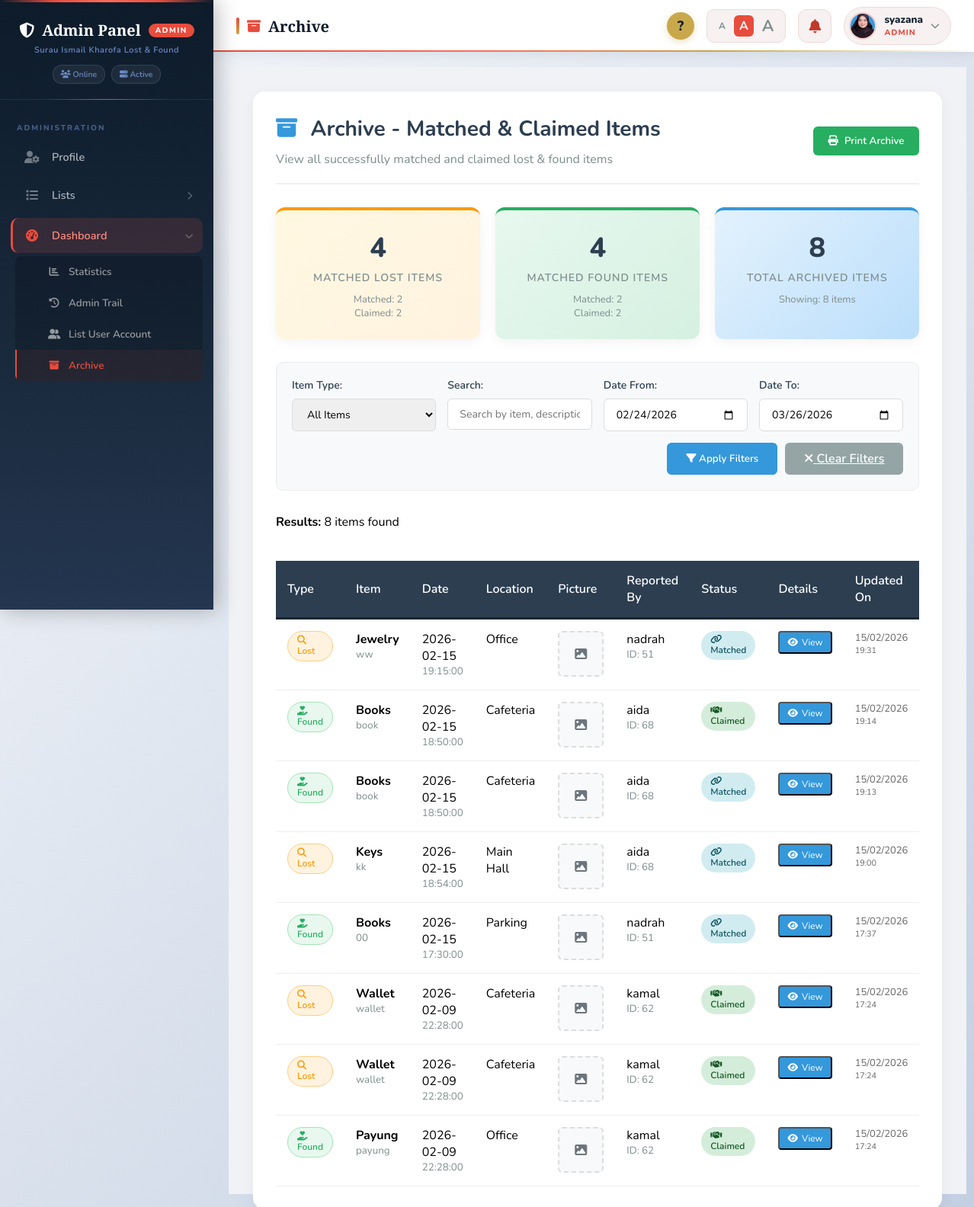
The app's page /archive_items.php (signed in) with its own data.
### tables this page shows
CREATE TABLE `accounts` (
  `id` int(11) NOT NULL,
  `role` enum('user','admin') NOT NULL,
  `name` varchar(100) DEFAULT NULL,
  `contactnum` varchar(20) DEFAULT NULL,
  `email` varchar(100) DEFAULT NULL,
  `profile_pic` varchar(255) DEFAULT NULL,
  `password` varchar(255) NOT NULL,
  `is_2fa_enabled` tinyint(1) DEFAULT 0,
  `is_verified` tinyint(1) DEFAULT 0
);

CREATE TABLE `items` (
  `id` int(11) NOT NULL,
  `user_id` int(11) NOT NULL,
  `user_name` varchar(100) NOT NULL,
  `item_type` enum('lost','found') NOT NULL,
  `type_item` varchar(50) NOT NULL,
  `custom_item` varchar(100) DEFAULT NULL,
  `date` date NOT NULL,
  `time` time NOT NULL,
  `location` varchar(100) NOT NULL,
  `picture` varchar(255) DEFAULT NULL,
  `description` text NOT NULL,
  `status` enum('pending','approved','matched','claimed') DEFAULT 'pending',
  `created_at` datetime DEFAULT current_timestamp(),
  `updated_at` datetime DEFAULT current_timestamp() ON UPDATE current_timestamp()
);

### archive_items.php (the view, shortened to what the rows shown need)
<?php
include 'db_connect.php';
$where_clause = "status IN ('matched', 'claimed')";
$sql = "SELECT * FROM items WHERE $where_clause ORDER BY updated_at DESC, created_at DESC";
$result = mysqli_query($connect, $sql);
include 'admin_sidebar_nav.php';
?>
<!DOCTYPE html>
<html lang="en">
<head>
    <link rel="stylesheet" href="https://cdnjs.cloudflare.com/ajax/libs/font-awesome/6.4.0/css/all.min.css">
</head>
<body>
    <div class="container">
        <div class="main-content">
            <div class="page-header">
                <div>
                    <h1 style="color: #2c3e50; margin-bottom: 10px; font-size: 28px;">
                        <i class="fas fa-archive" style="color: #3498db; margin-right: 10px;"></i>
                        Archive - Matched & Claimed Items
                    </h1>
                </div>
            </div>
            <?php if(mysqli_num_rows($result) > 0): ?>
                <div style="overflow-x: auto;">
                    <table class="items-table">
                        <thead>
                            <tr>
                                <th>Type</th>
                                <th>Item</th>
                                <th>Date</th>
                                <th>Location</th>
                                <th>Picture</th>
                                <th>Reported By</th>
                                <th>Status</th>
                                <th>Details</th>
                                <th>Updated On</th>
                            </tr>
                        </thead>
                        <tbody>
                            <?php while($item = mysqli_fetch_assoc($result)):
                                $is_lost = ($item['item_type'] == 'lost');
                            ?>
                            <tr>
                                <td>
                                    <span class="type-badge <?php echo $is_lost ? 'badge-lost' : 'badge-found'; ?>">
                                        <i class="fas <?php echo $is_lost ? 'fa-search' : 'fa-hand-holding-heart'; ?>"></i>
                                        <?php echo ucfirst($item['item_type']); ?>
                                    </span>
                                </td>
                                <td>
                                    <strong><?php echo htmlspecialchars(ucfirst($item['type_item'])); ?></strong><br>
                                    <small style="color: #7f8c8d;">
                                        <?php echo htmlspecialchars(substr($item['description'], 0, 60)); ?>
                                    </small>
                                </td>
                                <td>
                                    <?php echo htmlspecialchars($item['date']); ?><br>
                                    <small style="color: #7f8c8d;"><?php echo htmlspecialchars($item['time']); ?></small>
                                </td>
                                <td>
                                    <?php
                                    $location = $item['location'];
                                    if($location == 'other' && isset($item['custom_location'])) {
                                        echo htmlspecialchars(ucfirst($item['custom_location']));
                                    } else {
                                        echo htmlspecialchars(ucwords(str_replace('_', ' ', $location)));
                                    }
                                    ?>
                                </td>
                                <td>
                                    <?php if(!empty($item['picture']) && file_exists('uploads/' . $item['picture'])): ?>
                                        <img src="uploads/<?php echo htmlspecialchars($item['picture']); ?>"
                                             alt="Item Picture" class="item-image"
                                             onclick="openImage('uploads/<?php echo htmlspecialchars($item['picture']); ?>')">
                                    <?php else: ?>
                                        <div style="width: 60px; height: 60px; background: #f8f9fa; border-radius: 6px;
                                                    display: flex; align-items: center; justify-content: center;
                                                    color: #6c757d; border: 2px dashed #ddd;">
                                            <i class="fas fa-image" style="font-size: 16px;"></i>
                                        </div>
                                    <?php endif; ?>
                                </td>
                                <td>
                                    <?php echo htmlspecialchars($item['user_name']); ?><br>
                                    <small style="color: #7f8c8d;">ID: <?php echo $item['user_id']; ?></small>
                                </td>
                                <td>
                                    <span class="status-badge status-<?php echo $item['status']; ?>">
                                        <?php if($item['status'] == 'matched'): ?>
                                            <i class="fas fa-link"></i> Matched
                                        <?php else: ?>
                                            <i class="fas fa-handshake"></i> Claimed
                                        <?php endif; ?>
                                    </span>
                                </td>
                                <td>
                                    <div class="action-btns">
                                       <button onclick="showDetails(
                                        '<?php echo htmlspecialchars(addslashes($item['type_item'])); ?>',
                                        '<?php echo htmlspecialchars(addslashes($item['item_type'])); ?>',
                                        '<?php echo htmlspecialchars(addslashes($item['description'])); ?>',
                                        '<?php echo htmlspecialchars($item['date']); ?>',
                                        '<?php echo htmlspecialchars($item['time']); ?>',
                                        '<?php echo htmlspecialchars(addslashes(ucwords(str_replace('_', ' ', $item['location'])))); ?>',
                                        '<?php echo htmlspecialchars(addslashes($item['user_name'])); ?>',
                                        '<?php echo $item['status']; ?>',
                                        '<?php echo !empty($item['picture']) ? "uploads/" . htmlspecialchars($item['picture']) : ""; ?>'
                                    )" class="view-btn">
                                        <i class="fas fa-eye"></i> View
                                    </button>
                                    </div>
                                </td>
                                <td style="color: #666; font-size: 13px;">
                                    <?php echo date('d/m/Y', strtotime($item['updated_at'])); ?><br>
                                    <small><?php echo date('H:i', strtotime($item['updated_at'])); ?></small>
                                </td>
                            </tr>
                            <?php endwhile; ?>
                        </tbody>
                    </table>
                </div>
            <?php endif; ?>
        </div>
    </div>
</body>
</html>

### admin_sidebar_nav.php (shortened to what the rows shown need)
<?php
include_once 'db_connect.php';
$user_id = $_SESSION['user_id'];
$user_sql = "SELECT profile_pic, name FROM accounts WHERE id='$user_id'";
$user_result = mysqli_query($connect, $user_sql);
$user_data = mysqli_fetch_assoc($user_result);
?>
<link rel="stylesheet" href="https://cdn.jsdelivr.net/npm/shepherd.js@11/dist/css/shepherd.css">
<link rel="stylesheet" href="https://cdnjs.cloudflare.com/ajax/libs/font-awesome/6.4.0/css/all.min.css">
<div class="admin-sidebar">
    <div class="admin-logo">
        <h2>
            <i class="fas fa-shield-alt"></i>
            Admin Panel
            <span class="admin-badge">ADMIN</span>
        </h2>
    </div>
</div>
<div class="admin-top-header">
    <div class="admin-header-right">
        <div class="admin-dropdown">
            <div class="admin-user-profile">
                <div class="admin-user-avatar">
                    <?php if(!empty($user_data['profile_pic']) && file_exists('profile_pics/' . $user_data['profile_pic'])): ?>
                        <img src="profile_pics/<?php echo $user_data['profile_pic']; ?>"
                             alt="Profile"
                             style="width: 100%; height: 100%; object-fit: cover;">
                    <?php endif; ?>
                </div>
                <div class="admin-user-info">
                    <div class="admin-user-name"><?php echo htmlspecialchars($user_data['name'] ?? 'Administrator'); ?></div>
                    <div class="admin-user-role">ADMIN</div>
                </div>
            </div>
        </div>
    </div>
</div>
<div class="admin-main-content">

### records on screen
accounts: profile_pic (picture), name "syazana"
items: item_type "Lost", type_item "Jewelry", description "ww", date "2026-02-15", time "19:15:00", location "Office", user_name "nadrah", user "51", status "matched" (drawn), updated_at "15/02/2026", updated_at "19:31"
items: item_type "Found", type_item "Books", description "book", date "2026-02-15", time "18:50:00", location "Cafeteria", user_name "aida", user "68", status "claimed" (drawn), updated_at "15/02/2026", updated_at "19:14"
items: item_type "Found", type_item "Books", description "book", date "2026-02-15", time "18:50:00", location "Cafeteria", user_name "aida", user "68", status "matched" (drawn), updated_at "15/02/2026", updated_at "19:13"
items: item_type "Lost", type_item "Keys", description "kk", date "2026-02-15", time "18:54:00", location "Main Hall", user_name "aida", user "68", status "matched" (drawn), updated_at "15/02/2026", updated_at "19:00"
items: item_type "Found", type_item "Books", description "00", date "2026-02-15", time "17:30:00", location "Parking", user_name "nadrah", user "51", status "matched" (drawn), updated_at "15/02/2026", updated_at "17:37"
items: item_type "Lost", type_item "Wallet", description "wallet", date "2026-02-09", time "22:28:00", location "Cafeteria", user_name "kamal", user "62", status "claimed" (drawn), updated_at "15/02/2026", updated_at "17:24"
items: item_type "Lost", type_item "Wallet", description "wallet", date "2026-02-09", time "22:28:00", location "Cafeteria", user_name "kamal", user "62", status "claimed" (drawn), updated_at "15/02/2026", updated_at "17:24"
items: item_type "Found", type_item "Payung", description "payung", date "2026-02-09", time "22:28:00", location "Office", user_name "kamal", user "62", status "claimed" (drawn), updated_at "15/02/2026", updated_at "17:24"

### other values on screen
$page_titles[$current_page] "Archive"
$stats['lost']['total'] "4"
$stats['lost']['matched'] "2"
$stats['lost']['claimed'] "2"
$stats['found']['total'] "4"
$stats['found']['matched'] "2"
$stats['found']['claimed'] "2"
$stats['lost']['total'] + $stats['found']['total'] "8"
$total_items "8"
